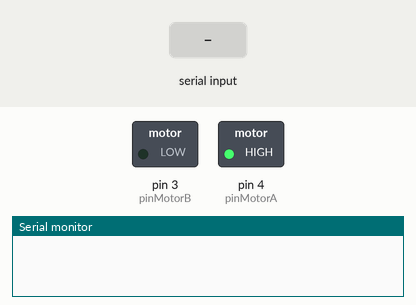
Bench run of a sketch on a simulated Arduino Uno, built with avr-gcc and run on an emulated ATmega328P. Shown: switched loads named in the sketch (green lamp = pin HIGH), the last lines printed to the serial monitor. The test bench sets the inputs (shaded band).

Above: at 1.2 s.
1.3 s: "90,45\n" received over Serial
At 1.8 s:
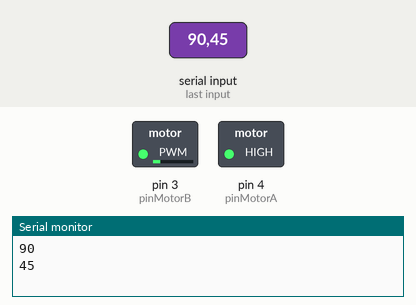
3.8 s: "30,150\n" received over Serial
At 4.6 s:
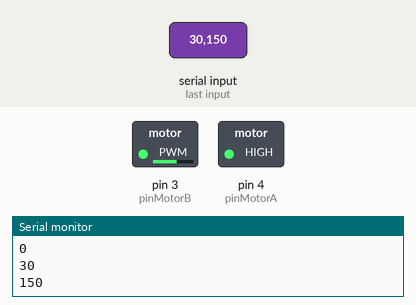
6.3 s: "200\n" received over Serial
At 6.7 s:
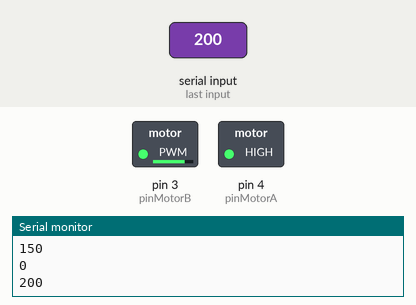
Timing chart, 0 to 9.3 s (numbered marks = the images above; inputs shaded):
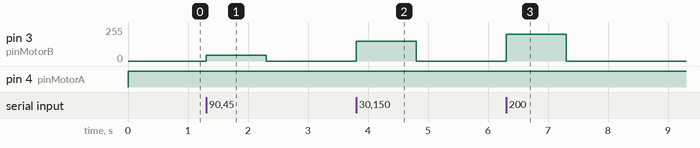

Measured:
- after the input at 1.3 s, pin 3 (pinMotorB): 0/255 → 45/255 at once, → 0/255 1.0 s later
- after the input at 3.8 s, pin 3 (pinMotorB): 0/255 → 150/255 at once, → 0/255 1.0 s later
- after the input at 6.3 s, pin 3 (pinMotorB): 0/255 → 200/255 at once, → 0/255 1.0 s later

The sketch:

Tugas1_dcMotor.ino
```cpp
// Nama: Nathan Praja Kusuma
// RPM Motor akan menyesuaikan dengan input yang diberikan pada serial monitor

#define pinMotorA 4   // set pin 4 sebagai pinMotorA digital
#define pinMotorB 3   // set pin 3 sebagai pinMotorB PWM
int nilaiAnalog;      // declare variabel nilaiAnalog untuk menampung nilai int


void setup()
{
  pinMode(pinMotorA, OUTPUT); // set mode pinMotorA sbg output
  pinMode(pinMotorB, OUTPUT); // set mode pinMotorB sbg output
  Serial.begin(9600);         // inisialisasi serial
  nilaiAnalog = 0;            // set nilaiAnalog = 0;
}

void loop()
{
  // mengecek ketersediaan data pada serial
  if (Serial.available() > 0) {
    nilaiAnalog = Serial.parseInt();  // jika terdapat data, maka akan disimpan dalam nilaiAnalog
    Serial.println(nilaiAnalog);    // print data nilaiAnalog agar dapat dilihat di monitor
    analogWrite(pinMotorB, nilaiAnalog);  // set data pada nilaiAnalog sebagai parameter pinMotorB (PWM). Untuk RPM tinggi = 0, RPM rendah/mati = 255
  }
  digitalWrite(pinMotorA, HIGH);  // set pinMotorA (digital) ke HIGH
}
```
